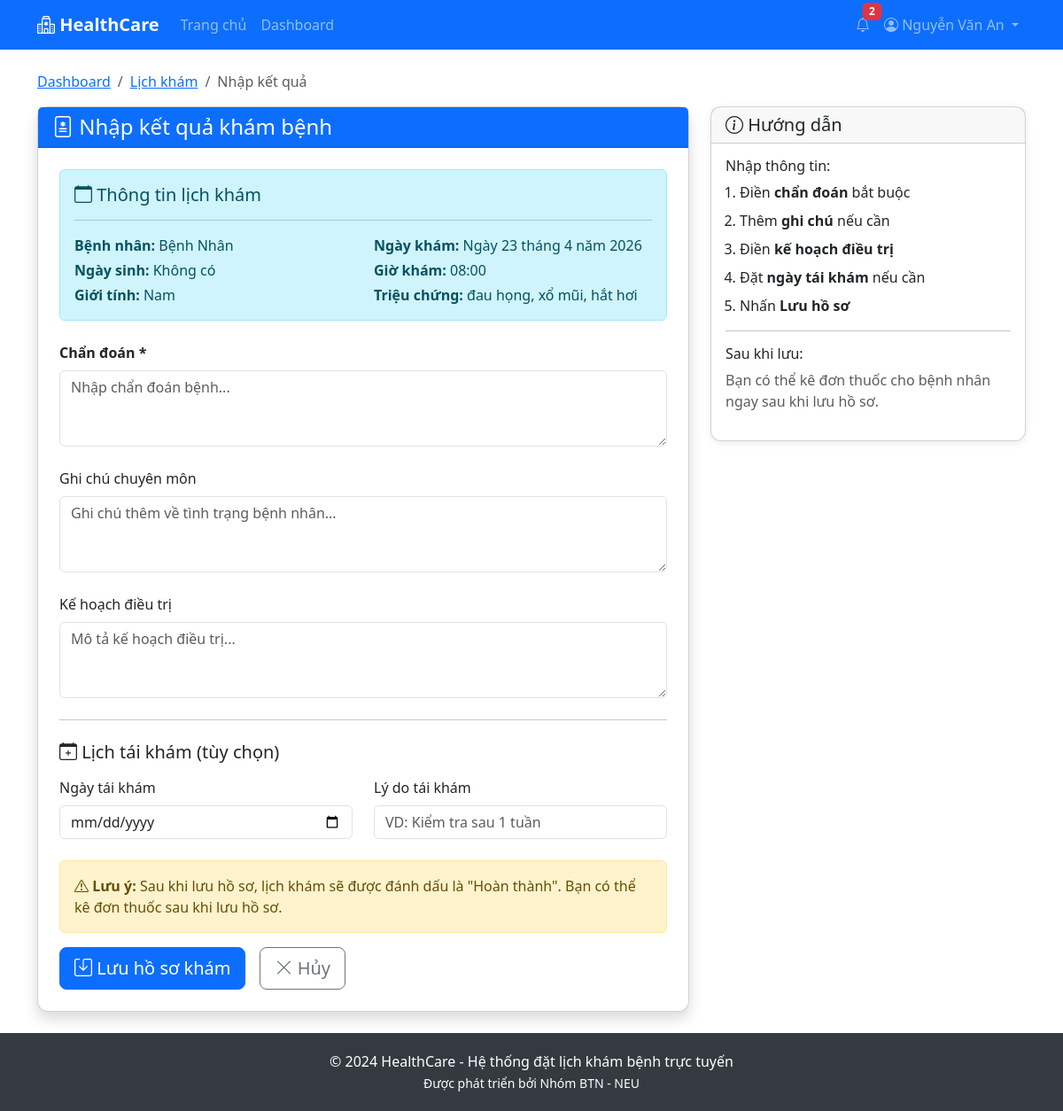
/doctor/appointments/1/medical-record/ (signed in), run on the app's committed database.
### accounts/models.py (models this page shows, shortened)
class User(AbstractUser):
    ROLE_CHOICES = [
        ('patient', 'Bệnh nhân'),
        ('doctor', 'Bác sĩ'),
        ('admin', 'Quản trị viên'),
    ]
    role = models.CharField(max_length=10, choices=ROLE_CHOICES, default='patient')
    phone = models.CharField(max_length=15, blank=True)
    address = models.TextField(blank=True)
    is_active = models.BooleanField(default=True)
    def is_patient(self):
        return self.role == 'patient'
    def is_doctor(self):
        return self.role == 'doctor'

### appointments/models.py (models this page shows, shortened)
class Appointment(models.Model):
    STATUS_CHOICES = [
        ('pending', 'Chờ xác nhận'),
        ('confirmed', 'Đã xác nhận'),
        ('completed', 'Hoàn thành'),
        ('cancelled', 'Đã hủy'),
        ('rejected', 'Từ chối'),
    ]
    patient = models.ForeignKey(Patient, on_delete=models.CASCADE, related_name='appointments')
    doctor = models.ForeignKey(Doctor, on_delete=models.CASCADE, related_name='appointments')
    appointment_date = models.DateField()
    appointment_time = models.TimeField()
    status = models.CharField(max_length=20, choices=STATUS_CHOICES, default='pending')
    symptoms = models.TextField(blank=True, help_text='Mô tả triệu chứng')
    notes = models.TextField(blank=True, help_text='Ghi chú của bác sĩ')
    checked_in = models.BooleanField(default=False, help_text='Đã check-in khi đến khám')
    checked_in_at = models.DateTimeField(null=True, blank=True)
    created_at = models.DateTimeField(auto_now_add=True)
    updated_at = models.DateTimeField(auto_now=True)
    class Meta:
        verbose_name = 'Lịch khám'
        verbose_name_plural = 'Lịch khám'
        ordering = ['-appointment_date', '-appointment_time']
        constraints = [
            models.UniqueConstraint(
                fields=['doctor', 'appointment_date', 'appointment_time'],
                condition=Q(status__in=['pending', 'confirmed']),
                name='uniq_active_appointment_slot',
            )
        ]

### patients/models.py (models this page shows)
class Patient(models.Model):
    GENDER_CHOICES = [
        ('M', 'Nam'),
        ('F', 'Nữ'),
        ('O', 'Khác'),
    ]
    user = models.OneToOneField(User, on_delete=models.CASCADE, related_name='patient_profile')
    date_of_birth = models.DateField(null=True, blank=True)
    gender = models.CharField(max_length=1, choices=GENDER_CHOICES, blank=True)
    insurance_info = models.CharField(max_length=100, blank=True)
    medical_history = models.TextField(blank=True)
    created_at = models.DateTimeField(auto_now_add=True)
    updated_at = models.DateTimeField(auto_now=True)
    def __str__(self):
        return f"{self.user.get_full_name() or self.user.username}"
    class Meta:
        verbose_name = 'Bệnh nhân'
        verbose_name_plural = 'Bệnh nhân'

### doctors/views.py (the view)
    def wrapper(request, *args, **kwargs):
        if not request.user.is_doctor():
            messages.error(request, 'Bạn không có quyền truy cập trang này.')
            return redirect('dashboard')
        return view_func(request, *args, **kwargs)

### doctors/views.py (called while the page is built, shortened)
def doctor_required(view_func):
    def wrapper(request, *args, **kwargs):
        if not request.user.is_doctor():
            messages.error(request, 'Bạn không có quyền truy cập trang này.')
            return redirect('dashboard')
        return view_func(request, *args, **kwargs)
    return wrapper

@login_required
@doctor_required
def add_medical_record(request, appointment_id):
    doctor = request.user.doctor_profile
    appointment = get_object_or_404(Appointment, id=appointment_id, doctor=doctor)
    if hasattr(appointment, 'medical_record'):
        messages.error(request, 'Hồ sơ khám bệnh đã tồn tại.')
        return redirect('doctor_appointments')
    context = {
        'appointment': appointment,
    }
    return render(request, 'doctors/add_medical_record.html', context)

### templates/doctors/add_medical_record.html (shortened to what this page needs)
{% extends 'base.html' %}
{% block content %}
<div class="container py-4">
    <nav aria-label="breadcrumb" class="mb-3">
        <ol class="breadcrumb">
            <li class="breadcrumb-item"><a href="{% url 'doctor_dashboard' %}">Dashboard</a></li>
            <li class="breadcrumb-item"><a href="{% url 'doctor_appointments' %}">Lịch khám</a></li>
            <li class="breadcrumb-item active">Nhập kết quả</li>
        </ol>
    </nav>
    <div class="row">
        <div class="col-lg-8">
            <div class="card shadow">
                <div class="card-header bg-primary text-white">
                    <h4 class="mb-0"><i class="bi bi-file-medical"></i> Nhập kết quả khám bệnh</h4>
                </div>
                <div class="card-body p-4">
                    <div class="alert alert-info mb-4">
                        <h5><i class="bi bi-calendar"></i> Thông tin lịch khám</h5>
                        <hr>
                        <div class="row">
                            <div class="col-md-6">
                                <p class="mb-1"><strong>Bệnh nhân:</strong> {{ appointment.patient }}</p>
                                <p class="mb-1"><strong>Ngày sinh:</strong> {{ appointment.patient.date_of_birth|default:"Không có" }}</p>
                                <p class="mb-0"><strong>Giới tính:</strong> {{ appointment.patient.get_gender_display|default:"Không có" }}</p>
                            </div>
                            <div class="col-md-6">
                                <p class="mb-1"><strong>Ngày khám:</strong> {{ appointment.appointment_date }}</p>
                                <p class="mb-1"><strong>Giờ khám:</strong> {{ appointment.appointment_time }}</p>
                                <p class="mb-0"><strong>Triệu chứng:</strong> {{ appointment.symptoms|default:"Không có" }}</p>
                            </div>
                        </div>
                    </div>
                    <form method="post">
                        <div class="mb-4">
                            <label class="form-label"><strong>Chẩn đoán *</strong></label>
                            <textarea name="diagnosis" class="form-control" rows="3" required
                                      placeholder="Nhập chẩn đoán bệnh..."></textarea>
                        </div>
                        <div class="mb-4">
                            <label class="form-label">Ghi chú chuyên môn</label>
                            <textarea name="notes" class="form-control" rows="3"
                                      placeholder="Ghi chú thêm về tình trạng bệnh nhân..."></textarea>
                        </div>
                        <div class="mb-4">
                            <label class="form-label">Kế hoạch điều trị</label>
                            <textarea name="treatment_plan" class="form-control" rows="3"
                                      placeholder="Mô tả kế hoạch điều trị..."></textarea>
                        </div>
                        <hr class="my-4">
                        <h5 class="mb-3"><i class="bi bi-calendar-plus"></i> Lịch tái khám (tùy chọn)</h5>
                        <div class="row">
                            <div class="col-md-6 mb-4">
                                <label class="form-label">Ngày tái khám</label>
                                <input type="date" name="follow_up_date" class="form-control">
                            </div>
                            <div class="col-md-6 mb-4">
                                <label class="form-label">Lý do tái khám</label>
                                <input type="text" name="follow_up_reason" class="form-control"
                                       placeholder="VD: Kiểm tra sau 1 tuần">
                            </div>
                        </div>
                        <div class="alert alert-warning">
                            <i class="bi bi-exclamation-triangle"></i>
                            <strong>Lưu ý:</strong> Sau khi lưu hồ sơ, lịch khám sẽ được đánh dấu là "Hoàn thành".
                            Bạn có thể kê đơn thuốc sau khi lưu hồ sơ.
                        </div>
                        <div class="d-flex gap-3">
                            <button type="submit" class="btn btn-primary btn-lg">
                                <i class="bi bi-save"></i> Lưu hồ sơ khám
                            </button>
                            <a href="{% url 'doctor_appointments' %}" class="btn btn-outline-secondary btn-lg">
                                <i class="bi bi-x-lg"></i> Hủy
                            </a>
                        </div>
                    </form>
                </div>
            </div>
        </div>
        <div class="col-lg-4">
            <div class="card">
                <div class="card-header">
                    <h5 class="mb-0"><i class="bi bi-info-circle"></i> Hướng dẫn</h5>
                </div>
                <div class="card-body">
                    <h6>Nhập thông tin:</h6>
                    <ol class="ps-3">
                        <li class="mb-2">Điền <strong>chẩn đoán</strong> bắt buộc</li>
                        <li class="mb-2">Thêm <strong>ghi chú</strong> nếu cần</li>
                        <li class="mb-2">Điền <strong>kế hoạch điều trị</strong></li>
                        <li class="mb-2">Đặt <strong>ngày tái khám</strong> nếu cần</li>
                        <li class="mb-2">Nhấn <strong>Lưu hồ sơ</strong></li>
                    </ol>
                    <hr>
                    <h6> Sau khi lưu:</h6>
                    <p class="text-muted">Bạn có thể kê đơn thuốc cho bệnh nhân ngay sau khi lưu hồ sơ.</p>
                </div>
            </div>
        </div>
    </div>
</div>
{% endblock %}

### templates/base.html (shortened to what this page needs)
<!DOCTYPE html>
<html lang="vi">
<head>
    <link href="https://cdn.jsdelivr.net/npm/bootstrap@5.3.0/dist/css/bootstrap.min.css" rel="stylesheet">
    <link href="https://cdn.jsdelivr.net/npm/bootstrap-icons@1.10.0/font/bootstrap-icons.css" rel="stylesheet">
</head>
<body>
    <nav class="navbar navbar-expand-lg navbar-dark bg-primary">
        <div class="container">
            <a class="navbar-brand" href="{% url 'home' %}">
                <i class="bi bi-hospital"></i> HealthCare
            </a>
            <div class="collapse navbar-collapse" id="navbarNav">
                <ul class="navbar-nav me-auto">
                    <li class="nav-item">
                        <a class="nav-link" href="{% url 'home' %}">Trang chủ</a>
                    </li>
                    {% if user.is_authenticated %}
                        <li class="nav-item">
                            <a class="nav-link" href="{% url 'dashboard' %}">Dashboard</a>
                        </li>
                    {% endif %}
                </ul>
                <ul class="navbar-nav">
                    {% if user.is_authenticated %}
                        <li class="nav-item dropdown">
                            <a class="nav-link position-relative" href="#" id="notificationDropdown" role="button" data-bs-toggle="dropdown">
                                <i class="bi bi-bell"></i>
                                <span class="badge bg-danger notification-badge" id="notificationCount" style="display: none;">0</span>
                            </a>
                        </li>
                        <li class="nav-item dropdown">
                            <a class="nav-link dropdown-toggle" href="#" id="userDropdown" role="button" data-bs-toggle="dropdown">
                                <i class="bi bi-person-circle"></i>
                                <span class="d-none d-md-inline">{{ user.get_full_name|default:user.username }}</span>
                            </a>
                        </li>
                    {% endif %}
                </ul>
            </div>
        </div>
    </nav>
    <main>
        {% block content %}{% endblock %}
    </main>
    <footer>
        <div class="container text-center">
            <p class="mb-0">&copy; 2024 HealthCare - Hệ thống đặt lịch khám bệnh trực tuyến</p>
            <small>Được phát triển bởi Nhóm BTN - NEU</small>
        </div>
    </footer>
</body>
</html>

### templates/base.html (style rules this page uses)
:root { --primary-gradient: linear-gradient(135deg, #667eea 0%, #764ba2 100%); --primary-color: #667eea; }
* { -webkit-tap-highlight-color: transparent; }
body { min-height: 100vh; display: flex; flex-direction: column; font-size: 16px; }
.navbar-brand { font-weight: bold; }
.card { transition: transform 0.2s; border-radius: 12px; box-shadow: 0 2px 10px rgba(0,0,0,0.08); }
footer { margin-top: auto; background-color: #343a40; color: white; padding: 20px 0; }
.notification-badge { position: absolute; top: 0; right: 0; transform: translate(25%, -25%); }
.navbar { position: sticky; top: 0; z-index: 1030; }

### data on the page
User: get_full_name "Nguyễn Văn An"
Appointment: patient "Bệnh Nhân", patient.date_of_birth "Không có", patient.gender "Nam", appointment_date "Ngày 23 tháng 4 năm 2026", appointment_time "08:00", symptoms "đau họng, xổ mũi, hắt hơi"
